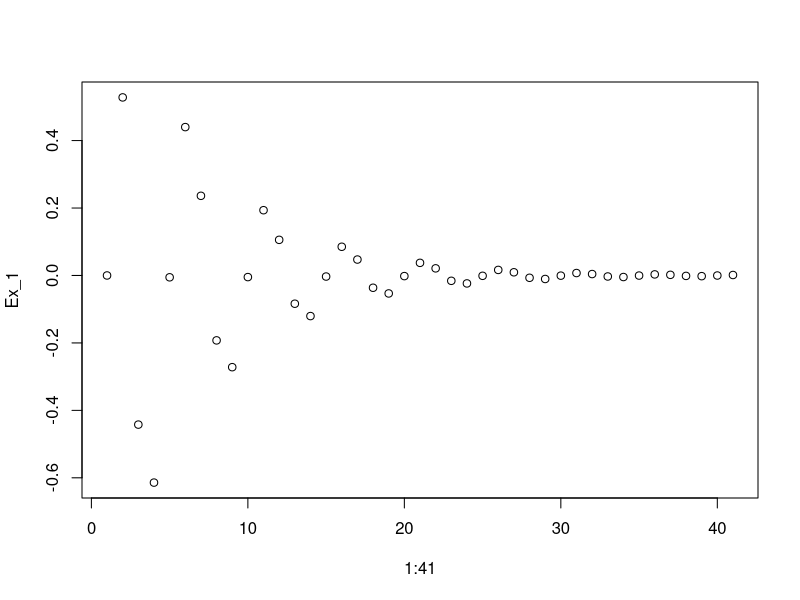
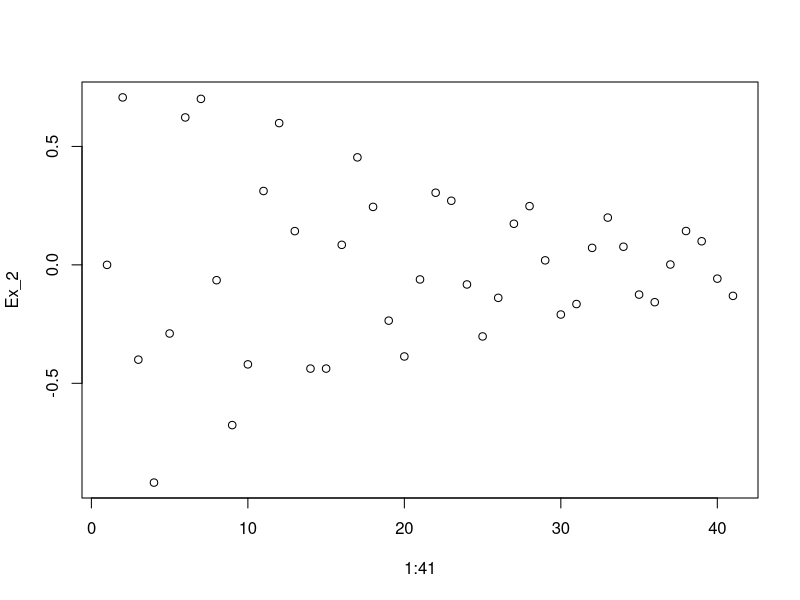
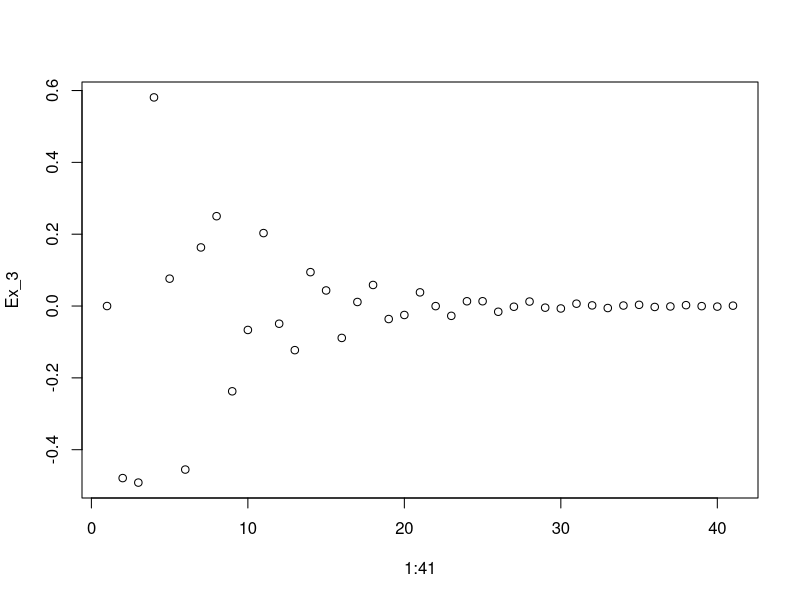
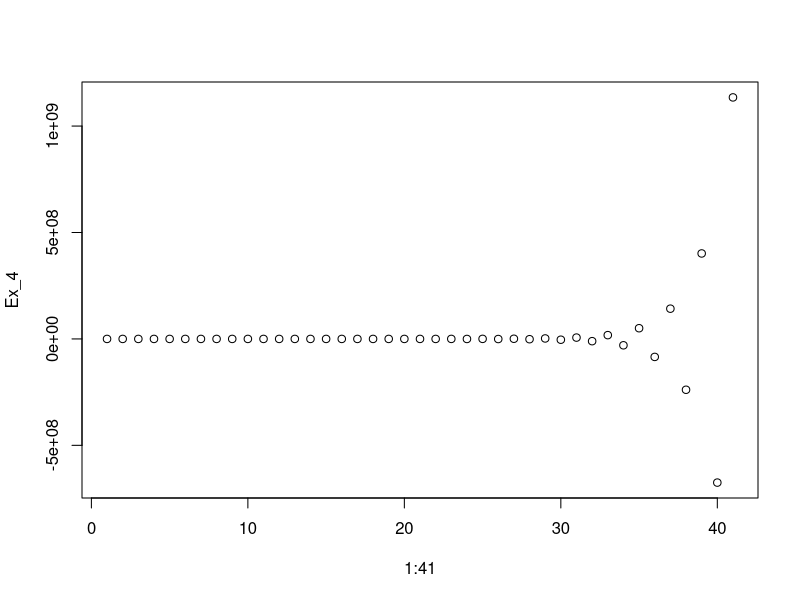
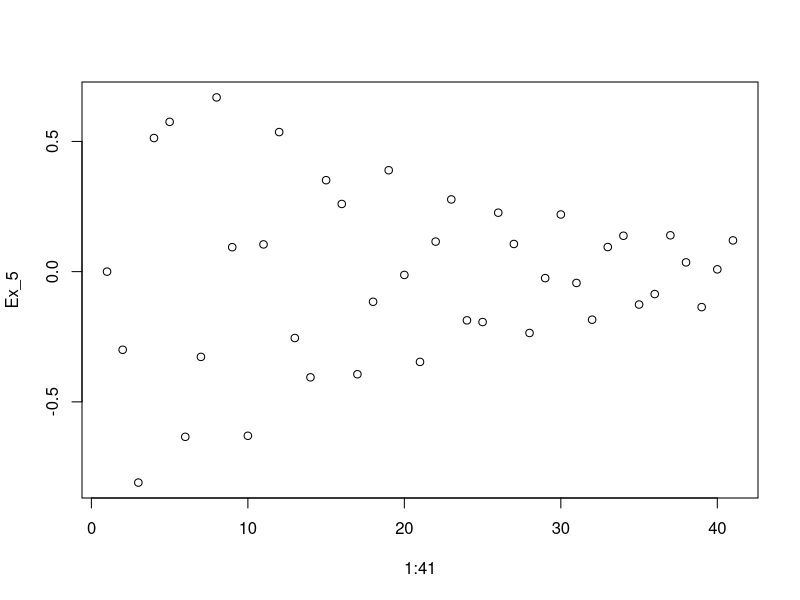
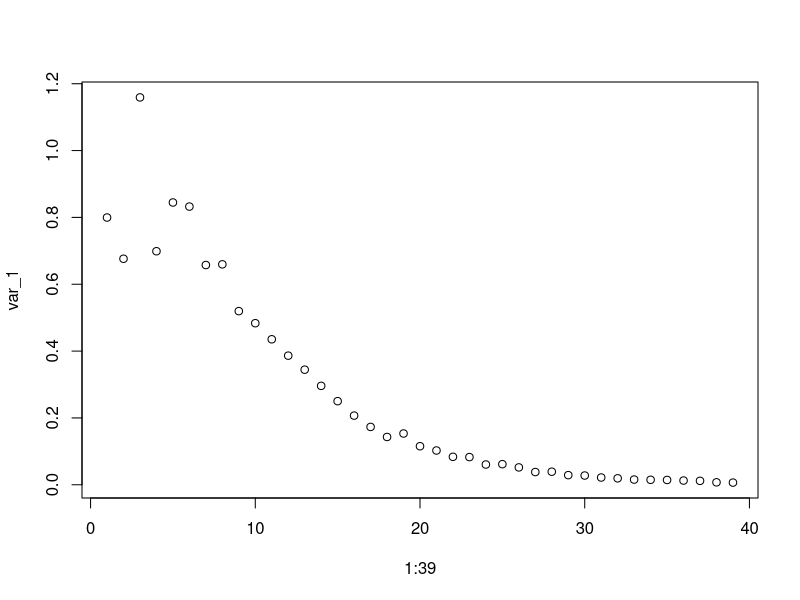
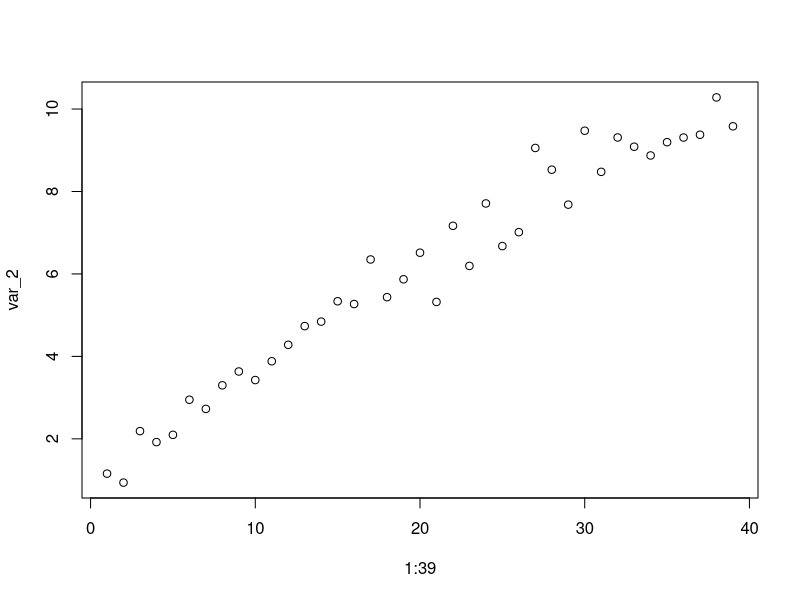
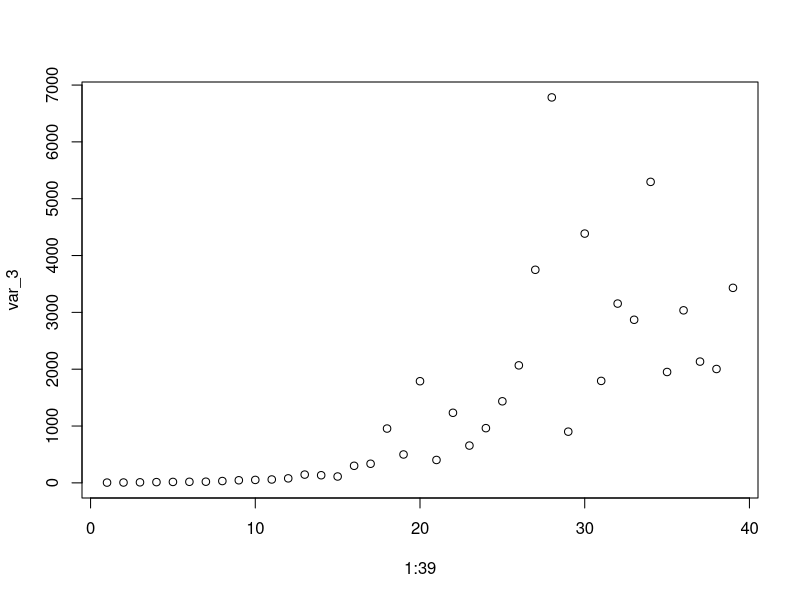

Generate these figures, in order, with R:
### Optimization algorithms                           
### Masar Al-Mosawi

#PSO unidimensional
PSO_uni <- function(w,c){
  #start
  x_0<-0
  x_1<-1
  res<-0
  for (i in 1:40)
  {
    x_2<-(1+w-c)*x_1-w*x_0
    res<-c(res,x_2)
    x_0<-x_1
    x_1<-x_2
  }
  res
}
Ex_1<-PSO_uni(0.721,1.193)
Ex_2<-PSO_uni(0.9,1.193)
Ex_3<-PSO_uni(0.721,2.2)
Ex_4<-PSO_uni(0.2,3)
Ex_5<-PSO_uni(0.9,2.2)
plot(1:41,Ex_1)
plot(1:41,Ex_2)
plot(1:41,Ex_3)
plot(1:41,Ex_4)
plot(1:41,Ex_5)

#b
PSO_uni_sample <- function(w,c){
  #start
  x_0<-0
  x_1<--2
  res<-0
  for (i in 1:40)
  {
    c_random1<-runif(1,0,c)
    c_random2<-runif(1,0,c)
    x_2<-(1+w-c_random1-c_random2)*x_1-w*x_0
    res<-c(res,x_2)
    x_0<-x_1
    x_1<-x_2
  }
  res
}
PSO_uni_var<-function(w,c){
  result<-rep(0,39)
  for (j in 1:1000){
    result<-cbind(result,PSO_uni_sample(w,c)[3:41])
  }
  result
}
var_1<-apply(PSO_uni_var(0.721,1.193),1,var)
var_2<-apply(PSO_uni_var(0.9,1.193),1,var)
var_3<-apply(PSO_uni_var(0.721,2.2),1,var)
var_4<-apply(PSO_uni_var(0.2,3),1,var)
var_5<-apply(PSO_uni_var(0.9,2.2),1,var)
plot(1:39,var_1)
plot(1:39,var_2)
plot(1:39,var_3)
plot(1:39,var_4)
plot(1:39,var_5)

#c
#Order 1 stable: 1,2,3,5. 4 is not stable and it can be shown in the plot
#Order 2 stable: 1,4. 2,3 can be shown in the plot it is not stable, it is increasing
#But 3 is harder to spot, it looks to be stable but it is not since it does not fulfill
#the condition

Algo <- function(r,s,n){
  x_1<-0
  x_2<-1
  x_3<-2
  x_star<-2.5
  res<-0
  for (i in 1:n)
  {
    #r_random<-runif(1,0,r), since we have E(x), gives E(R)=r/2, E(S)=s/2
    #s_random<-runif(1,0,s)
    x_4<-x_3+r/2*(x_star-x_2)+s/2*(x_star-x_1)
    res<-c(res,x_4)
    x_0<-x_1
    x_1<-x_2
    x_2<-x_3
    x_3<-x_4
  }
  out<-c(res[n+1]-res[n], res[n]-res[n-1], res[n-1]-res[n-2])
  out
}

plot(0,0,xlim = c(0,2), ylim = c(0,2), xlab ="r", ylab="s")
r_seq<-seq(0,2,by=0.01)
s_seq<-seq(0,2,by=0.01)
for (r in r_seq){
  for (s in s_seq){
    if (abs(Algo(r,s,100)[1])<0.005 && abs(Algo(r,s,100)[2])<0.005 && 
        abs(Algo(r,s,100)[3])<0.005){
      points(r, s, col=2, pch=4, lwd=1)
    }
  }
}